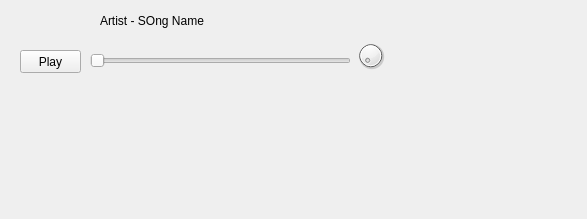
<?xml version="1.0" encoding="UTF-8"?>
<ui version="4.0">
 <class>Form</class>
 <widget class="QWidget" name="Form">
  <property name="geometry">
   <rect>
    <x>0</x>
    <y>0</y>
    <width>587</width>
    <height>219</height>
   </rect>
  </property>
  <property name="windowTitle">
   <string>Form</string>
  </property>
  <property name="styleSheet">
   <string notr="true">&quot;</string>
  </property>
  <widget class="QSlider" name="horizontalSlider">
   <property name="geometry">
    <rect>
     <x>90</x>
     <y>51</y>
     <width>261</width>
     <height>20</height>
    </rect>
   </property>
   <property name="orientation">
    <enum>Qt::Horizontal</enum>
   </property>
  </widget>
  <widget class="QLabel" name="label">
   <property name="geometry">
    <rect>
     <x>100</x>
     <y>10</y>
     <width>241</width>
     <height>21</height>
    </rect>
   </property>
   <property name="text">
    <string>Artist - SOng Name</string>
   </property>
  </widget>
  <widget class="QPushButton" name="pushButton">
   <property name="geometry">
    <rect>
     <x>20</x>
     <y>50</y>
     <width>61</width>
     <height>23</height>
    </rect>
   </property>
   <property name="text">
    <string>Play</string>
   </property>
  </widget>
  <widget class="QDial" name="dial">
   <property name="geometry">
    <rect>
     <x>350</x>
     <y>40</y>
     <width>41</width>
     <height>31</height>
    </rect>
   </property>
   <property name="styleSheet">
    <string notr="true">QToolTip { color: #ffffff; background-color: #2a82da; border: 1px solid white; }</string>
   </property>
  </widget>
 </widget>
 <resources/>
 <connections/>
</ui>
